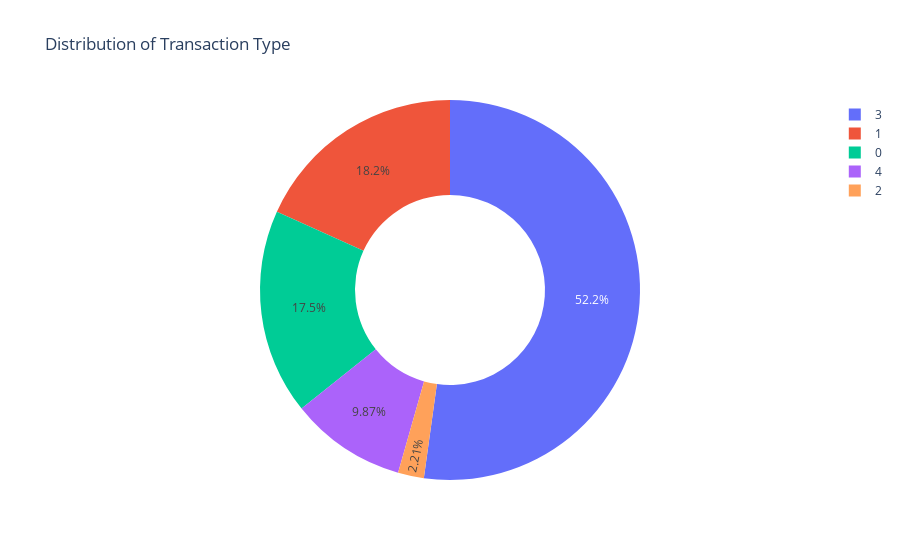

Notebook code cell kept with this figure:
### Markdown cell above
# Piechart

### Code cell
type = df["typeup"].value_counts()
transactions = type.index
quantity = type.values


figure = px.pie(df, 
             values=quantity, 
             names=transactions,hole = 0.5, 
             title="Distribution of Transaction Type")
figure.show()

### Figure 1 — Plotly figure (JSON) as saved in the notebook; plotly's stock layout.template omitted (floating-point values rounded to 4 significant figures)
{"data": [{"domain": {"x": [0, 1], "y": [0, 1]}, "hole": 0.5, "hovertemplate": "label=%{label}<br>value=%{value}<extra></extra>", "labels": [3, 1, 0, 4, 2], "legendgroup": "", "name": "", "showlegend": true, "type": "pie", "values": [10440, 3648, 3498, 1973, 441]}], "layout": {"autosize": true, "legend": {"tracegroupgap": 0}, "title": {"text": "Distribution of Transaction Type"}}}
